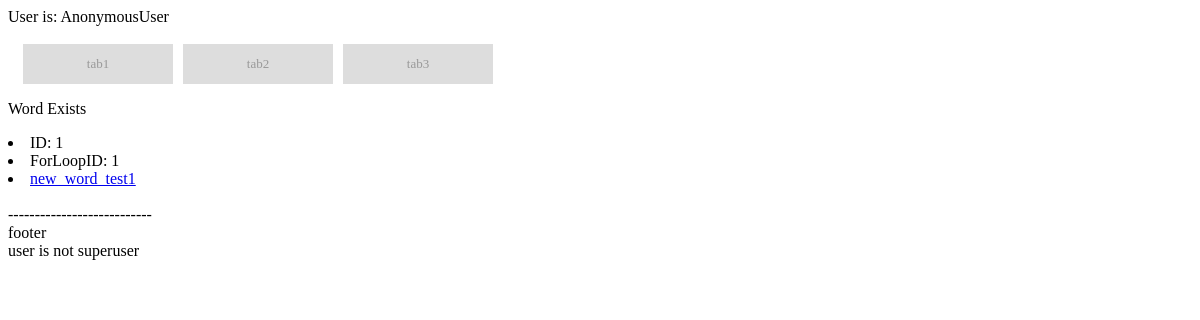
The page /index/index on the database as committed earlier.
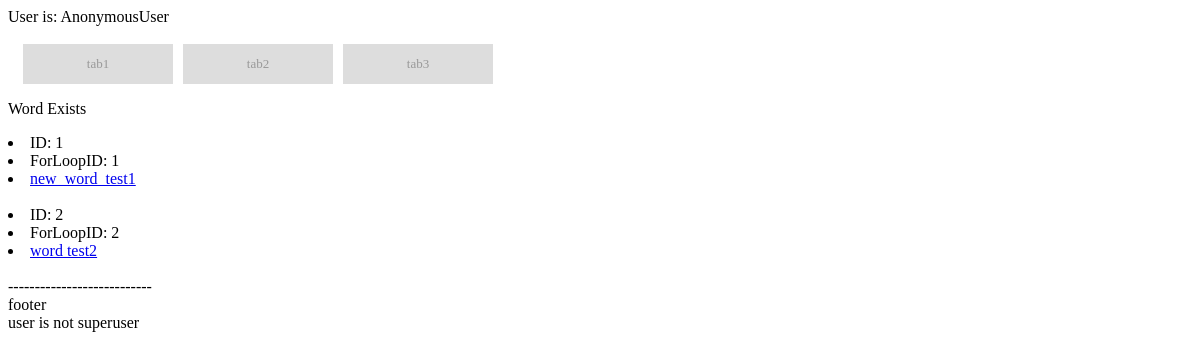
The same page on the database as committed later.
### word_manage_app/models.py (models this page shows, shortened)
class Word(models.Model): #この時のmodelsはファイル名？Modelはクラス名?
	new_word = models.CharField('新しいワード', max_length=128)
	meaning = models.TextField()
	reference = models.ForeignKey(Reference, null=True, on_delete=models.PROTECT)
	"""
	example = models.TextField(verbose_name = "例文")
	後から付け加えようとするとエラーが出る
	"""
	note = models.TextField()
	first_date = models.DateTimeField('first day registering this word.')
	access = models.IntegerField(default = 0, editable = False)

### word_manage_app/views.py (the view)
# urls.py: path('index', views.index, name='index'),
def index(request):
	word_list = Word.objects.all()
	"""
	output = '¥n, '.join([w.meaning for w in word_list])
	"""
	template = loader.get_template('word_manage_app/index.html')
	context = {
		'word_list' : word_list,
	}
	return HttpResponse(template.render(context, request))

### word_manage_app/templates/word_manage_app/index.html (shortened to what this page needs)
<!DOCTYPE html>
{% load static %}
<html lang=en >
<head>
    <link rel="stylesheet" type="text/css" href="{% static 'word_manage_app/style.css' %}">
</head>
<header>
   <div id = "header1" >User is: {{user}}</div> <br>
</header>
<body>
<div class="tab_area">
    <label class="tab1_label" for="tab1">tab1</label>
    <label class="tab2_label" for="tab2">tab2</label>
    <label class="tab3_label" for="tab3">tab3</label>
</div>
{% if word_list %}
    <p>Word Exists</p>
    {% for word in word_list %}
        <article>
        	<li>ID: {{word.id}}</li>
        	<li>ForLoopID: {{ forloop.counter }}</li>
        	<li><a href="{% url 'word_manage_app:detail' word.id %}">{{ word.new_word}}</a></li>
            <br>
        </article>
    {% endfor %}
{% else %}
    <p>No words are available.</p>
{% endif %}
</body>
---------------------------<br>
<footer>
    footer<br>
{% if user.is_superuser %}
<a href = "{% url 'admin:index' %}" target="_blank">admin index page</a>
{% else %}
user is not superuser
{% endif %}
</footer>
</html>

### word_manage_app/static/word_manage_app/style.css (style rules this page uses)
.tab_area { font-size:0; margin:0 10px; }
.tab_area label { width:150px; margin:0 5px; display:inline-block; padding:12px 0; color:#999; background:#ddd; text-align:center; font-size:13px; cursor:pointer; transition:ease 0.2s opacity; }

Rows that differ between the two databases and show on the page:
added Word: id "2", new_word "word test2"
